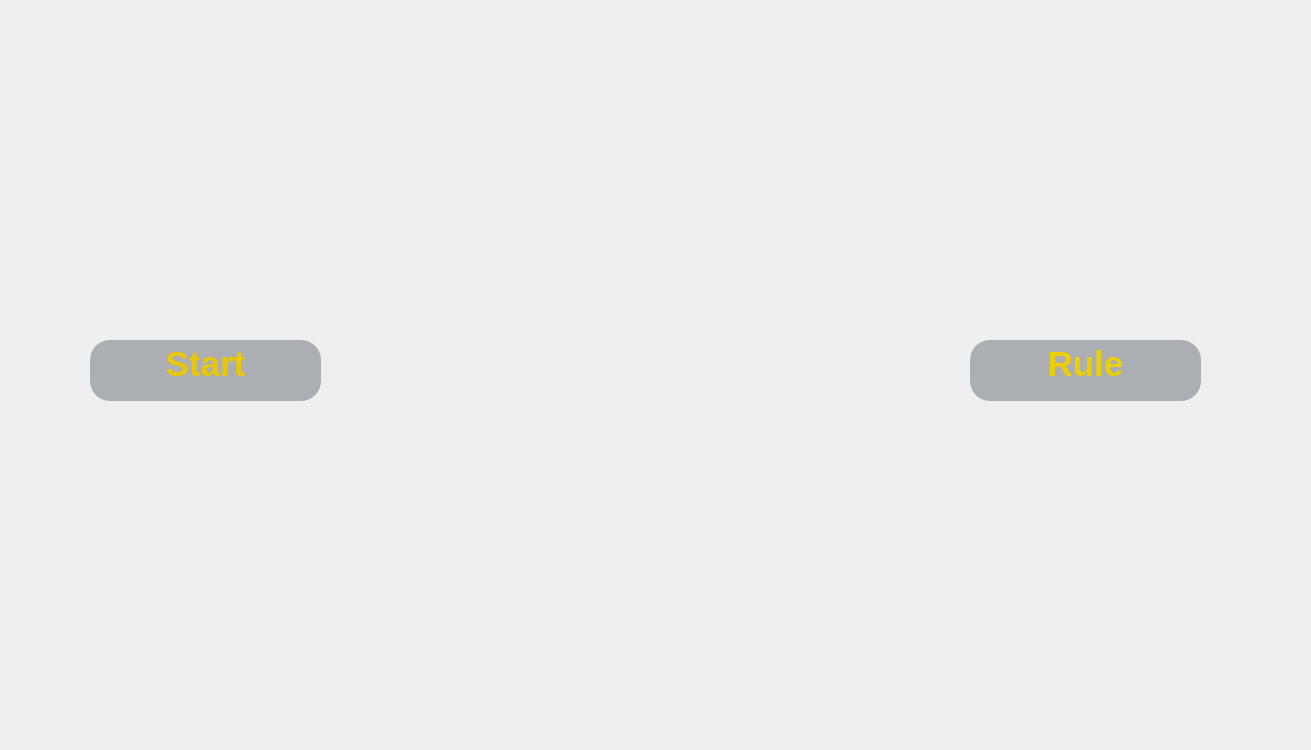
<?xml version="1.0" encoding="UTF-8"?>
<ui version="4.0">
 <class>mainSurface</class>
 <widget class="QWidget" name="mainSurface">
  <property name="geometry">
   <rect>
    <x>0</x>
    <y>0</y>
    <width>1311</width>
    <height>750</height>
   </rect>
  </property>
  <property name="minimumSize">
   <size>
    <width>1311</width>
    <height>750</height>
   </size>
  </property>
  <property name="maximumSize">
   <size>
    <width>1311</width>
    <height>750</height>
   </size>
  </property>
  <property name="windowTitle">
   <string>Form</string>
  </property>
  <property name="windowIcon">
   <iconset>
    <normaloff>../StartInterface.png</normaloff>../StartInterface.png</iconset>
  </property>
  <property name="styleSheet">
   <string notr="true"/>
  </property>
  <widget class="QLabel" name="label">
   <property name="geometry">
    <rect>
     <x>0</x>
     <y>0</y>
     <width>1400</width>
     <height>800</height>
    </rect>
   </property>
   <property name="minimumSize">
    <size>
     <width>1311</width>
     <height>750</height>
    </size>
   </property>
   <property name="styleSheet">
    <string notr="true">border-image: url(:/images/StartInterface.png);</string>
   </property>
   <property name="text">
    <string/>
   </property>
  </widget>
  <widget class="QToolButton" name="start_button">
   <property name="geometry">
    <rect>
     <x>90</x>
     <y>340</y>
     <width>231</width>
     <height>61</height>
    </rect>
   </property>
   <property name="styleSheet">
    <string notr="true">background-color: rgba(0,0,0,0);
border:none;</string>
   </property>
   <property name="text">
    <string/>
   </property>
  </widget>
  <widget class="QToolButton" name="rule_button">
   <property name="geometry">
    <rect>
     <x>970</x>
     <y>340</y>
     <width>231</width>
     <height>61</height>
    </rect>
   </property>
   <property name="styleSheet">
    <string notr="true">background-color: rgba(0,0,0,0);
border:none;</string>
   </property>
   <property name="text">
    <string/>
   </property>
  </widget>
  <widget class="QTextBrowser" name="start_text">
   <property name="geometry">
    <rect>
     <x>90</x>
     <y>340</y>
     <width>231</width>
     <height>61</height>
    </rect>
   </property>
   <property name="styleSheet">
    <string notr="true">background-color: rgba(22, 36, 52,80);
border-radius: 20px;
</string>
   </property>
   <property name="html">
    <string>&lt;!DOCTYPE HTML PUBLIC &quot;-//W3C//DTD HTML 4.0//EN&quot; &quot;http://www.w3.org/TR/REC-html40/strict.dtd&quot;&gt;
&lt;html&gt;&lt;head&gt;&lt;meta name=&quot;qrichtext&quot; content=&quot;1&quot; /&gt;&lt;style type=&quot;text/css&quot;&gt;
p, li { white-space: pre-wrap; }
&lt;/style&gt;&lt;/head&gt;&lt;body style=&quot; font-family:'SimSun'; font-size:9pt; font-weight:400; font-style:normal;&quot;&gt;
&lt;p align=&quot;center&quot; style=&quot; margin-top:0px; margin-bottom:0px; margin-left:0px; margin-right:0px; -qt-block-indent:0; text-indent:0px;&quot;&gt;&lt;span style=&quot; font-size:26pt; font-weight:600; color:#eac705;&quot;&gt;Start&lt;/span&gt;&lt;/p&gt;&lt;/body&gt;&lt;/html&gt;</string>
   </property>
  </widget>
  <widget class="QTextBrowser" name="rule_text">
   <property name="geometry">
    <rect>
     <x>970</x>
     <y>340</y>
     <width>231</width>
     <height>61</height>
    </rect>
   </property>
   <property name="styleSheet">
    <string notr="true">background-color: rgba(22, 36, 52,80);
border-radius: 20px;
</string>
   </property>
   <property name="html">
    <string>&lt;!DOCTYPE HTML PUBLIC &quot;-//W3C//DTD HTML 4.0//EN&quot; &quot;http://www.w3.org/TR/REC-html40/strict.dtd&quot;&gt;
&lt;html&gt;&lt;head&gt;&lt;meta name=&quot;qrichtext&quot; content=&quot;1&quot; /&gt;&lt;style type=&quot;text/css&quot;&gt;
p, li { white-space: pre-wrap; }
&lt;/style&gt;&lt;/head&gt;&lt;body style=&quot; font-family:'SimSun'; font-size:9pt; font-weight:400; font-style:normal;&quot;&gt;
&lt;p align=&quot;center&quot; style=&quot; margin-top:0px; margin-bottom:0px; margin-left:0px; margin-right:0px; -qt-block-indent:0; text-indent:0px;&quot;&gt;&lt;span style=&quot; font-size:26pt; font-weight:600; color:#edcd04;&quot;&gt;Rule&lt;/span&gt;&lt;/p&gt;&lt;/body&gt;&lt;/html&gt;</string>
   </property>
  </widget>
  <zorder>label</zorder>
  <zorder>start_text</zorder>
  <zorder>rule_text</zorder>
  <zorder>start_button</zorder>
  <zorder>rule_button</zorder>
 </widget>
 <resources/>
 <connections/>
</ui>
